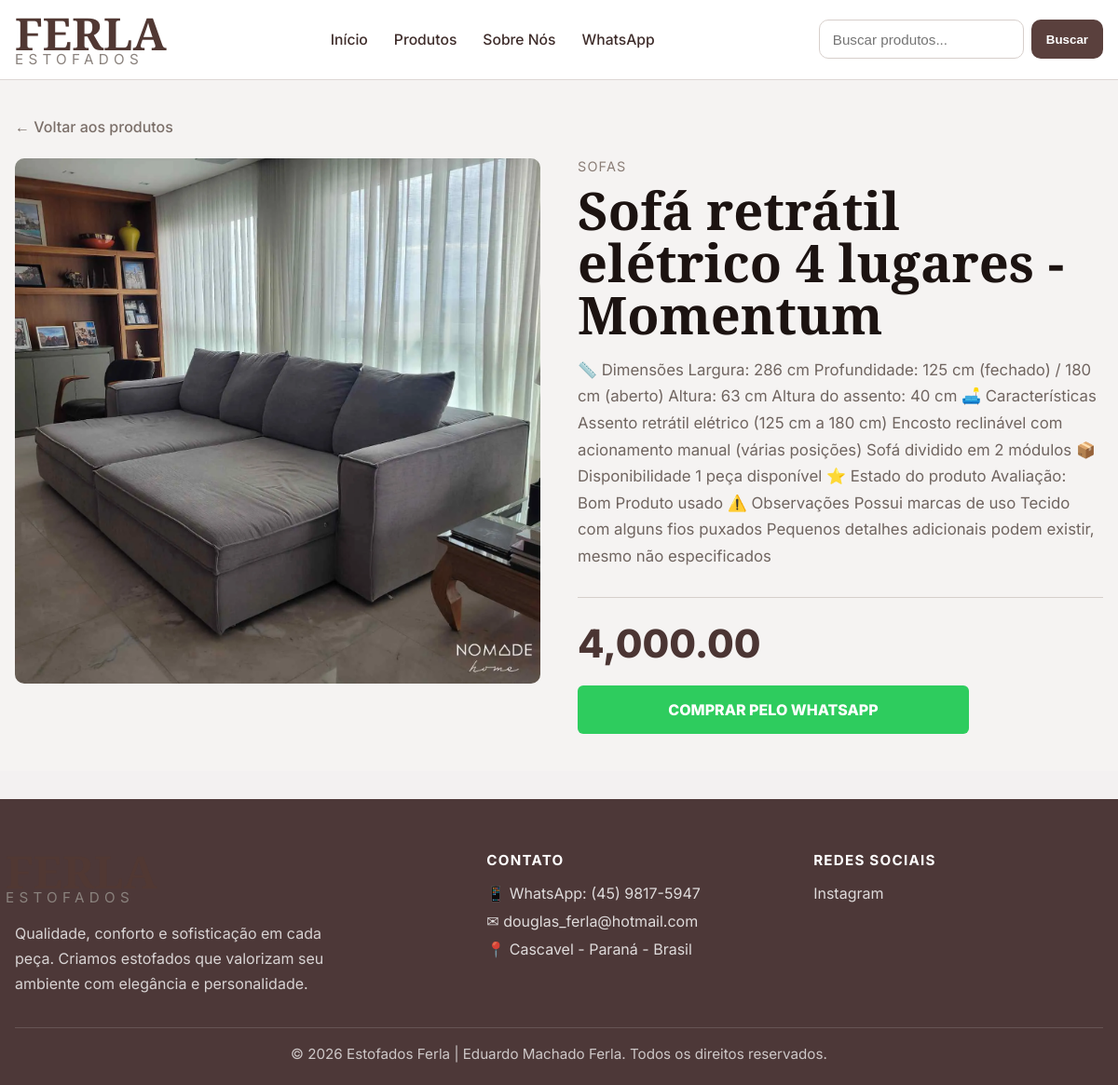
The app's page /produtos.php?id=8 with its own data.
### tables this page shows
CREATE TABLE produtos (
    id INTEGER PRIMARY KEY AUTOINCREMENT,
    categoria TEXT NOT NULL,
    nome TEXT NOT NULL,
    descricao TEXT NOT NULL,
    preco TEXT NOT NULL,
    imagem TEXT NOT NULL,
    destaque INTEGER DEFAULT 1,
    criado_em DATETIME DEFAULT CURRENT_TIMESTAMP
);

### produtos.php (the view, shortened to what this page needs)
<?php
require_once __DIR__ . '/config/db.php';
$id = isset($_GET['id']) ? (int) $_GET['id'] : 0;
$stmt = $pdo->prepare("SELECT * FROM produtos WHERE id = ?");
$stmt->execute([$id]);
$produto = $stmt->fetch(PDO::FETCH_ASSOC);
include __DIR__ . '/includes/header.php';
?>
<main class="product-page">
    <div class="container">
        <a href="/index.php#produtos" class="back-link">← Voltar aos produtos</a>
        <section class="product-layout">
            <div class="product-image-box">
                <img src="<?= htmlspecialchars($produto['imagem']) ?>" alt="<?= htmlspecialchars($produto['nome']) ?>">
            </div>
            <div class="product-info">
                <span class="product-category"><?= htmlspecialchars($produto['categoria']) ?></span>
                <h1><?= htmlspecialchars($produto['nome']) ?></h1>
                <p class="product-description"><?= htmlspecialchars($produto['descricao']) ?></p>
                <div class="buy-box">
                    <div class="price-line"></div>
                    <div class="product-price"><?= htmlspecialchars($produto['preco']) ?></div>
                    <a class="whatsapp-btn" target="_blank"
                        href="https://wa.me/5500000000000?text=Olá, tenho interesse no produto <?= urlencode($produto['nome']) ?>">
                        COMPRAR PELO WHATSAPP
                    </a>
                </div>
            </div>
        </section>
    </div>
</main>
<?php include __DIR__ . '/includes/footer.php'; ?>

### style.css (style rules this page uses)
:root { --bg: #f3f1f1; --white: #fff; --text: #1f1a17; --muted: #7f7671; --line: #ddd7d4; --primary: #5a403d; --footer: #4d3838; --green: #2ecc5e; }
* { margin: 0; padding: 0; box-sizing: border-box; }
body { font-family: 'Inter', sans-serif; background: var(--bg); color: var(--text); }
a { text-decoration: none; color: inherit; }
img { max-width: 100%; display: block; }
.container { width: min(1240px, calc(100% - 32px)); margin: 0 auto; }
.product-page { padding: 40px 0; background: #f5f3f2; }
.back-link { display: inline-block; margin-bottom: 24px; color: #7b6f69; font-weight: 500; }
.product-layout { display: grid; grid-template-columns: 1fr 1fr; gap: 40px; align-items: start; }
.product-image-box { background: #ececec; border-radius: 10px; overflow: hidden; }
.product-image-box img { width: 100%; height: 100%; min-height: 520px; object-fit: cover; }
.product-info { background: transparent; }
.product-category { display: block; font-size: 0.9rem; color: #8a7d76; letter-spacing: 0.08em; margin-bottom: 10px; text-transform: uppercase; }
.product-info h1 { font-family: 'Cormorant Garamond', serif; font-size: 3.5rem; line-height: 1; margin: 0 0 18px; color: #1c1311; }
.product-description { color: #706560; font-size: 1.05rem; line-height: 1.7; margin-bottom: 28px; }
.buy-box { margin-top: 30px; }
.price-line { border-top: 1px solid #d5cfca; margin-bottom: 24px; }
.product-price { font-size: 2.6rem; font-weight: 800; color: #4b3533; margin-bottom: 20px; }
.whatsapp-btn { width: 100%; max-width: 420px; min-height: 52px; background: var(--green); color: #fff; border-radius: 6px; display: inline-flex; align-items: center; justify-content: center; font-weight: 800; padding: 0 18px; }

### records on screen
produtos: imagem (picture), categoria "SOFAS", nome "Sofá retrátil elétrico 4 lugares - Momentum", descricao "📏 Dimensões Largura: 286 cm Profundidade: 125 cm (fechado) / 180 cm (aberto) Altura: 63 cm Altura do assento: 40 cm 🛋️ Características Assento retrátil elétrico (125 cm a 180 cm) Encosto reclinável com acionamento manual (várias posições) Sofá dividido em 2 módulos 📦 Disponibilidade 1 peça disponível ⭐ Estado do produto Avaliação: Bom Produto usado ⚠️ Observações Possui marcas de uso Tecido com alguns fios puxados Pequenos detalhes adicionais podem existir, mesmo não especificados", preco "4,000.00"
